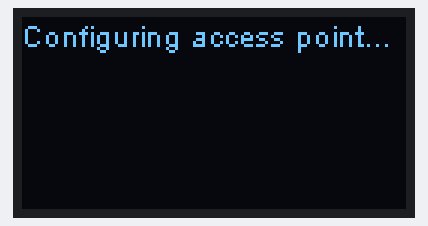
Bench run of a sketch on a simulated ESP32-S3. Parts: 128×64 one-colour display.

Above: at 0.1 s.
At 2.1 s:
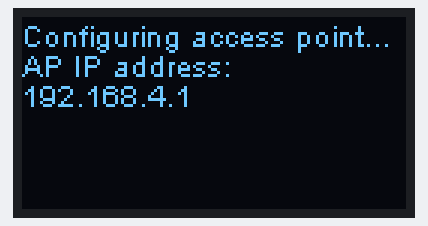
At 3.1 s:
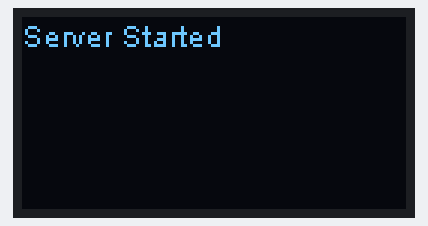

Measured:
- what the display in image 1 shows lasts 1.0 s, from 2.1 s to 3.1 s

The sketch:

5ServoWifiAccessPoint.ino
```cpp
/*
  WiFiAccessPoint.ino creates a WiFi access point and provides a web server on it.

  Steps:
  1. Connect to the access point "yourAp"
  2. Point your web browser to http://192.168.4.1/H to turn the LED on or http://192.168.4.1/L to turn it off
     OR
     Run raw TCP "GET /H" and "GET /L" on PuTTY terminal with 192.168.4.1 as IP address and 80 as port

  Created for arduino-esp32 on 04 July, 2018
  by Elochukwu Ifediora (fedy0)
*/
#define WIFI_LoRa_32
#include "heltec.h"
#include "text_scrolls.h"
#include <WiFi.h>
#include <WiFiClient.h>
#include <WiFiAP.h>
//#include <ESP32Servo.h>
#include <pwmWrite.h>

// Set these to your desired credentials.
const char *ssid = "mustang2";
const char *password = "password";

// for the ESP32-S3 the GPIO pins are 1-21,35-45,47-48

Pwm pwm = Pwm();

int servoPins[5] = {5,4,3,2,1};

WiFiServer server(80);

void setup() {
  Serial.begin(115200);
  Heltec.begin(true /*DisplayEnable Enable*/, false /*LoRa Enable*/, true /*Serial Enable*/);
  Heltec.display->setTextAlignment(TEXT_ALIGN_LEFT);
  Heltec.display->setFont(ArialMT_Plain_10);
  print("Configuring access point...");
  delay(2000);

  // You can remove the password parameter if you want the AP to be open.
  // a valid password must have more than 7 characters
  if (!WiFi.softAP(ssid, password)) {
    print("Soft AP creation failed.");
    while(1);
  }
  IPAddress myIP = WiFi.softAPIP();
  print("AP IP address: ");
  print(myIP.toString());
  server.begin();
  delay(1000);
  clearBuffer();
  print("Server Started");
  delay(1000);
}

void debugPrint(String& line, int angle, int servoNum) {
  char buf[256];
  sprintf(buf, "Servo%d angle [%s] = [%d]", servoNum, line.c_str(), angle);
  print(buf);
}

void loop() {
  WiFiClient client = server.available();   // listen for incoming clients

  if (client) {                             // if you get a client,
    print("New Client.");           // print a message out the serial port
    String currentLine = "";                // make a String to hold incoming data from the client
    while (client.connected()) {            // loop while the client's connected
      while (client.available() && client.connected()) {
        char c = char(client.read());             // read a byte, then
        if (c == '\n')                    // if the byte is a newline character
          break;
        else if (c != '\r')  // if you got anything else but a carriage return character,
          currentLine += c;  // add it to the end of the currentLine
      }
      if (currentLine.length() > 0) {
        int servoNumber = (int)currentLine.charAt(0) - (int)'0';
        int angle = atoi(currentLine.substring(2).c_str());
        debugPrint(currentLine, angle, servoNumber);
        pwm.writeServo(servoPins[servoNumber], angle);
        currentLine.clear();
      }
    }
    // close the connection:
    client.stop();
    print("Client Disconnected.");
  }
}
```

text_scrolls.h
```cpp
/*
 * HelTec Dev boards OLED string buffer example.
 */
#ifndef _TEXT_SCROLLS_H
#define _TEXT_SCROLLS_H

#include "Arduino.h"
#include "heltec.h"

const int SCREEN_SIZE = 6;

unsigned int numLines = 0;
String *lineBuffer[SCREEN_SIZE];

void clearBuffer() {
  for (int i=0; i<numLines; ++i)
    delete lineBuffer[i];
  numLines = 0;
}

void print(const char * line) {
  if (numLines == SCREEN_SIZE) {
    delete lineBuffer[0];
    for (int i=1; i<numLines; ++i)
      lineBuffer[i - 1] = lineBuffer[i];
    lineBuffer[SCREEN_SIZE - 1] = new String(line);
  }
  else {
    lineBuffer[numLines++] = new String(line);
  }

  Heltec.display->clear();
  for (int i=0; i<numLines; ++i)
    Heltec.display->drawString(0, i * 10, lineBuffer[i]->c_str());
  Heltec.display->display();
}

void print(const String& s) {
  print(s.c_str());
}

#endif // _TEXT_SCROLLS_H
```
